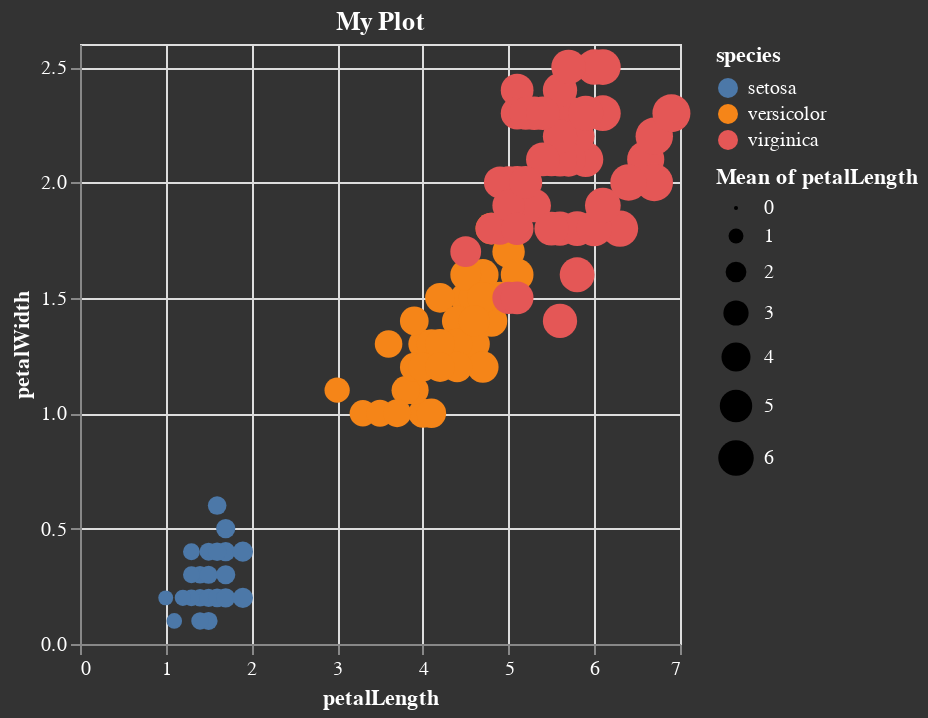

Write notebook code for a chart like this one.
### Markdown cell above
## Scatterplot

### Code cell
s = scatterplot(df,:petalLength,:petalWidth,zcolor=:species,zsize=:petalLength,size_agg="mean",opacity=1.0,title="My Plot")

### Figure 1 — Vega-Lite specification as saved in the notebook (floating-point values rounded to 4 significant figures; data arrays with more than 128 entries replaced by an {"elided": "..."} marker saying what was removed)
{"background": "#333", "config": {"axis": {}, "style": {"guide-label": {"fill": "white"}, "guide-title": {"fill": "white"}}, "title": {"color": "white"}}, "data": {"values": {"elided": "150 records"}}, "encoding": {"color": {"field": "species", "type": "nominal"}, "size": {"aggregate": "mean", "field": "petalLength", "type": "quantitative"}, "x": {"field": "petalLength", "type": "quantitative"}, "y": {"field": "petalWidth", "type": "quantitative"}}, "height": 300, "mark": {"opacity": 1, "type": "circle"}, "title": "My Plot", "width": 300}
